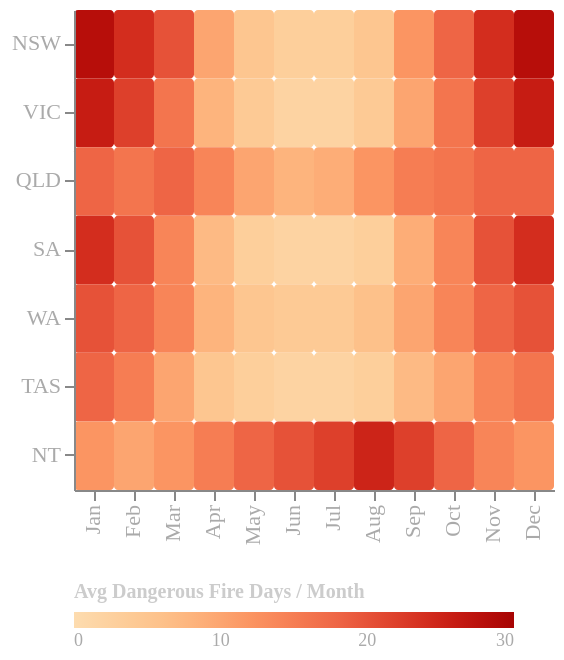

Source (Vega-Lite JSON):
### Vega-Lite specification from a JSON file in a GitHub repository (floating-point values rounded to 4 significant figures)
{"$schema": "https://vega.github.io/schema/vega-lite/v5.json", "width": "container", "height": 240, "background": "transparent", "data": {"values": [{"state": "NSW", "month": "Jan", "ffdi": 28}, {"state": "NSW", "month": "Feb", "ffdi": 24}, {"state": "NSW", "month": "Mar", "ffdi": 20}, {"state": "NSW", "month": "Apr", "ffdi": 10}, {"state": "NSW", "month": "May", "ffdi": 5}, {"state": "NSW", "month": "Jun", "ffdi": 3}, {"state": "NSW", "month": "Jul", "ffdi": 3}, {"state": "NSW", "month": "Aug", "ffdi": 5}, {"state": "NSW", "month": "Sep", "ffdi": 12}, {"state": "NSW", "month": "Oct", "ffdi": 18}, {"state": "NSW", "month": "Nov", "ffdi": 24}, {"state": "NSW", "month": "Dec", "ffdi": 28}, {"state": "VIC", "month": "Jan", "ffdi": 26}, {"state": "VIC", "month": "Feb", "ffdi": 22}, {"state": "VIC", "month": "Mar", "ffdi": 16}, {"state": "VIC", "month": "Apr", "ffdi": 8}, {"state": "VIC", "month": "May", "ffdi": 4}, {"state": "VIC", "month": "Jun", "ffdi": 2}, {"state": "VIC", "month": "Jul", "ffdi": 2}, {"state": "VIC", "month": "Aug", "ffdi": 4}, {"state": "VIC", "month": "Sep", "ffdi": 10}, {"state": "VIC", "month": "Oct", "ffdi": 16}, {"state": "VIC", "month": "Nov", "ffdi": 22}, {"state": "VIC", "month": "Dec", "ffdi": 26}, {"state": "QLD", "month": "Jan", "ffdi": 18}, {"state": "QLD", "month": "Feb", "ffdi": 16}, {"state": "QLD", "month": "Mar", "ffdi": 18}, {"state": "QLD", "month": "Apr", "ffdi": 14}, {"state": "QLD", "month": "May", "ffdi": 10}, {"state": "QLD", "month": "Jun", "ffdi": 8}, {"state": "QLD", "month": "Jul", "ffdi": 9}, {"state": "QLD", "month": "Aug", "ffdi": 12}, {"state": "QLD", "month": "Sep", "ffdi": 15}, {"state": "QLD", "month": "Oct", "ffdi": 16}, {"state": "QLD", "month": "Nov", "ffdi": 18}, {"state": "QLD", "month": "Dec", "ffdi": 18}, {"state": "SA", "month": "Jan", "ffdi": 24}, {"state": "SA", "month": "Feb", "ffdi": 20}, {"state": "SA", "month": "Mar", "ffdi": 14}, {"state": "SA", "month": "Apr", "ffdi": 7}, {"state": "SA", "month": "May", "ffdi": 3}, {"state": "SA", "month": "Jun", "ffdi": 2}, {"state": "SA", "month": "Jul", "ffdi": 2}, {"state": "SA", "month": "Aug", "ffdi": 3}, {"state": "SA", "month": "Sep", "ffdi": 9}, {"state": "SA", "month": "Oct", "ffdi": 14}, {"state": "SA", "month": "Nov", "ffdi": 20}, {"state": "SA", "month": "Dec", "ffdi": 24}, {"state": "WA", "month": "Jan", "ffdi": 20}, {"state": "WA", "month": "Feb", "ffdi": 18}, {"state": "WA", "month": "Mar", "ffdi": 14}, {"state": "WA", "month": "Apr", "ffdi": 8}, {"state": "WA", "month": "May", "ffdi": 5}, {"state": "WA", "month": "Jun", "ffdi": 4}, {"state": "WA", "month": "Jul", "ffdi": 4}, {"state": "WA", "month": "Aug", "ffdi": 6}, {"state": "WA", "month": "Sep", "ffdi": 10}, {"state": "WA", "month": "Oct", "ffdi": 14}, {"state": "WA", "month": "Nov", "ffdi": 18}, {"state": "WA", "month": "Dec", "ffdi": 20}, {"state": "TAS", "month": "Jan", "ffdi": 18}, {"state": "TAS", "month": "Feb", "ffdi": 15}, {"state": "TAS", "month": "Mar", "ffdi": 10}, {"state": "TAS", "month": "Apr", "ffdi": 5}, {"state": "TAS", "month": "May", "ffdi": 3}, {"state": "TAS", "month": "Jun", "ffdi": 2}, {"state": "TAS", "month": "Jul", "ffdi": 2}, {"state": "TAS", "month": "Aug", "ffdi": 3}, {"state": "TAS", "month": "Sep", "ffdi": 7}, {"state": "TAS", "month": "Oct", "ffdi": 10}, {"state": "TAS", "month": "Nov", "ffdi": 14}, {"state": "TAS", "month": "Dec", "ffdi": 16}, {"state": "NT", "month": "Jan", "ffdi": 12}, {"state": "NT", "month": "Feb", "ffdi": 10}, {"state": "NT", "month": "Mar", "ffdi": 12}, {"state": "NT", "month": "Apr", "ffdi": 15}, {"state": "NT", "month": "May", "ffdi": 18}, {"state": "NT", "month": "Jun", "ffdi": 20}, {"state": "NT", "month": "Jul", "ffdi": 22}, {"state": "NT", "month": "Aug", "ffdi": 25}, {"state": "NT", "month": "Sep", "ffdi": 22}, {"state": "NT", "month": "Oct", "ffdi": 18}, {"state": "NT", "month": "Nov", "ffdi": 14}, {"state": "NT", "month": "Dec", "ffdi": 12}]}, "mark": {"type": "rect", "cornerRadius": 2}, "encoding": {"x": {"field": "month", "type": "ordinal", "sort": ["Jan", "Feb", "Mar", "Apr", "May", "Jun", "Jul", "Aug", "Sep", "Oct", "Nov", "Dec"], "axis": {"title": null, "grid": false, "labelColor": "#aaa", "labelFont": "DM Mono", "labelFontSize": 11}}, "y": {"field": "state", "type": "ordinal", "sort": ["NSW", "VIC", "QLD", "SA", "WA", "TAS", "NT"], "axis": {"title": null, "grid": false, "labelColor": "#aaa", "labelFont": "DM Mono", "labelFontSize": 11}}, "color": {"field": "ffdi", "type": "quantitative", "scale": {"scheme": "orangered", "domain": [0, 30]}, "legend": {"title": "Avg Dangerous Fire Days / Month", "labelColor": "#aaa", "titleColor": "#ccc", "labelFont": "DM Mono", "titleFont": "DM Mono", "orient": "bottom", "direction": "horizontal", "gradientLength": 220, "gradientThickness": 8, "titleFontSize": 10, "labelFontSize": 9}}, "tooltip": [{"field": "state", "title": "State"}, {"field": "month", "title": "Month"}, {"field": "ffdi", "title": "Avg Dangerous Fire Days"}]}, "config": {"background": "transparent", "view": {"stroke": null}}}
